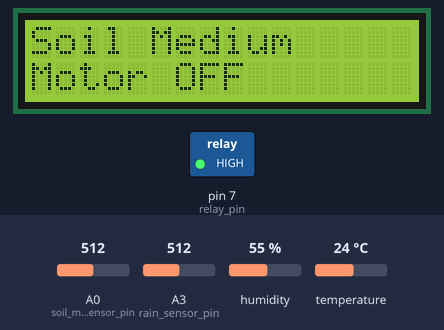
Simulated run of this sketch. Board: Arduino Uno, built with avr-gcc and run on an emulated ATmega328P. On the bench: 16×2 character LCD, switched loads named in the sketch (green lamp = pin HIGH). The inputs (shaded band) are chosen by the test bench; at power-on: A0 (soil_moisture_sensor_pin) = 512, A3 (rain_sensor_pin) = 512, humidity 55 %, temperature 24 °C.

Above: at 1.2 s.
1.3 s: A0 (soil_moisture_sensor_pin) set to 888
10.1 s: A0 (soil_moisture_sensor_pin) set to 910
At 12.3 s:
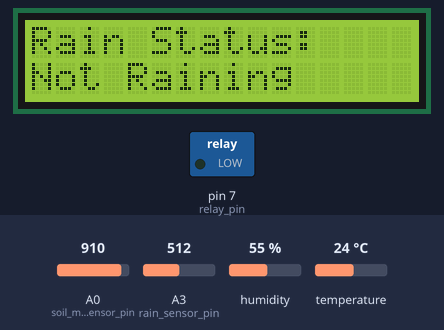
16.5 s: A3 (rain_sensor_pin) set to 290
At 23.7 s:
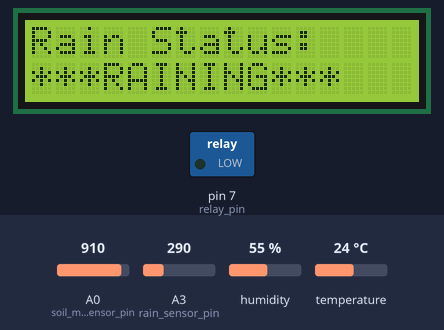
24.1 s: A0 (soil_moisture_sensor_pin) set to 390
At 27.7 s:
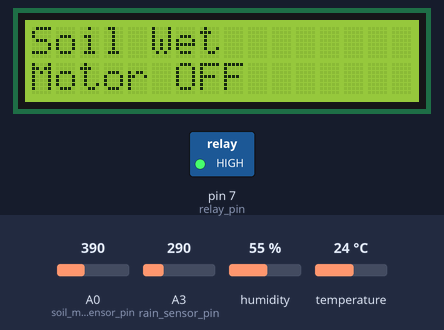
34.8 s: humidity set to 22 %
At 41.5 s:
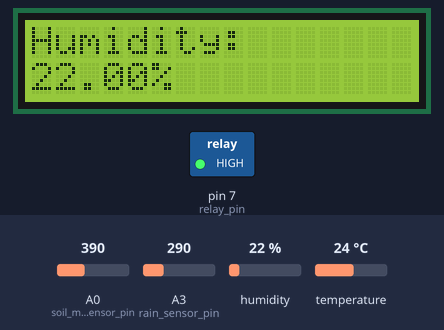
42.1 s: temperature set to 12 °C
At 47.7 s:
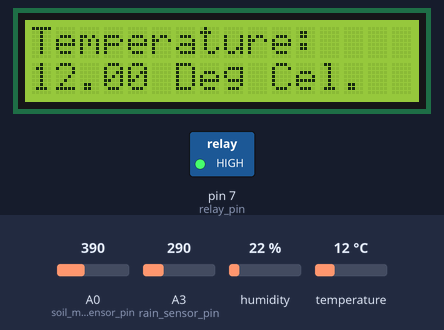
Timing chart, 0 to 49.2 s (numbered marks = the images above; inputs shaded):
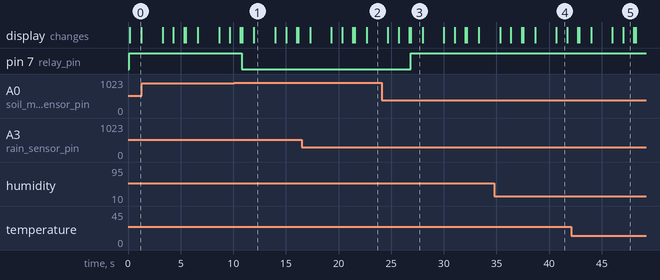

Measured:
- the behaviour switches between 900 and 901 on A0 (soil_moisture_sensor_pin) (found by bisection; images 0 and 1)
- after the input at 10.1 s, pin 7 (relay_pin): HIGH → LOW after 0.73 s; the display: first differs from a run without the input after 0.75 s (image 1 shows a later state)
- after the input at 16.5 s, the display: first differs from a run without the input after 6.2 s (image 2)
- after the input at 24.1 s, pin 7 (relay_pin): LOW → HIGH after 2.7 s; the display: first differs from a run without the input after 2.8 s (image 3)
- what the display in image 0 shows lasts 1.1 s, from 0.2 s to 1.3 s
- what the display in image 1 shows lasts 2.0 s, from 12.0 s to 14.0 s
- what the display in image 4 shows lasts 1.0 s, from 40.7 s to 41.7 s

The sketch:

sketch_1.ino
```cpp
#include <SoftwareSerial.h>
#include <LiquidCrystal_I2C.h> // Library for LCD
#include <DHT.h> // Library For DHT11 Sensor


LiquidCrystal_I2C lcd(0x27,16,2);

int soil_moisture_sensor_pin = A0;
int dht_sensor_pin = 2;
int rain_sensor_pin = A3;
int relay_pin = 7;

SoftwareSerial serial(0, 1);
DHT dht(dht_sensor_pin, DHT11);

void setup() {
  // put your setup code here, to run once:
  pinMode(soil_moisture_sensor_pin, INPUT);
  pinMode(rain_sensor_pin, INPUT);
  pinMode(relay_pin, OUTPUT);

  serial.begin(9600);
  lcd.begin();
  lcd.backlight();
  lcd.setBacklight(HIGH);

  dht.begin();

}

void loop() {
  int moisture_value = analogRead(soil_moisture_sensor_pin);
  float humidity = dht.readHumidity();
  float temperature = dht.readTemperature();
  int rain_sensor_value = analogRead(rain_sensor_pin);


  if(moisture_value > 900)
  {
    serial.println("No moisture, Soil is dry");
    digitalWrite(relay_pin, LOW);
    lcd.setCursor(0,0);
    lcd.print("Soil Dry   ");
    lcd.setCursor(0,1);
    lcd.print("Motor ON ");
  }
  else if(moisture_value >= 400 && moisture_value <= 900)
  {
    serial.println("There is some moisture, Soil is medium");
    digitalWrite(relay_pin, HIGH);
    lcd.setCursor(0,0);
    lcd.print("Soil Medium");
    lcd.setCursor(0,1);
    lcd.print("Motor OFF");
  }
  else if(moisture_value < 400)
  {
    serial.println("Soil is wet");
    digitalWrite(relay_pin, HIGH);
    lcd.setCursor(0,0);
    lcd.print("Soil Wet   ");
    lcd.setCursor(0,1);
    lcd.print("Motor OFF");
  }


  delay(1000);


  serial.print("Current Humidity: ");
  serial.print(humidity);
  serial.println("%.");
  serial.print("Current Temperature: ");
  serial.print(temperature);
  serial.println(" Degree Celcius.");
  if(rain_sensor_value <= 300)
  {
    serial.println("It is ***RAINING*** Now.");
  }
  else
  {
    serial.println("It is not raining.");
  }


  if(rain_sensor_value <= 300)
  {
    lcd.setCursor(0,0);
    lcd.print("Rain Status: ");
    lcd.setCursor(0,1);
    lcd.print("***RAINING***");
    delay(2000);
    lcd.clear();

  }
  else
  {
    lcd.setCursor(0,0);
    lcd.print("Rain Status: ");
    lcd.setCursor(0,1);
    lcd.print("Not Raining");
    delay(2000);
    lcd.clear();
  }

  lcd.setCursor(0,0);
  lcd.print("Humidity: ");
  lcd.setCursor(0,1);
  lcd.print(humidity);
  lcd.print("%");
  delay(1000);

  lcd.setCursor(0,0);
  lcd.print("Temperature: ");
  lcd.setCursor(0,1);
  lcd.print(temperature);
  lcd.print(" Deg Cel.");
  delay(1000);
  lcd.clear();


  delay(100);
  Serial.println();
  Serial.println();
  Serial.println();

}
```
